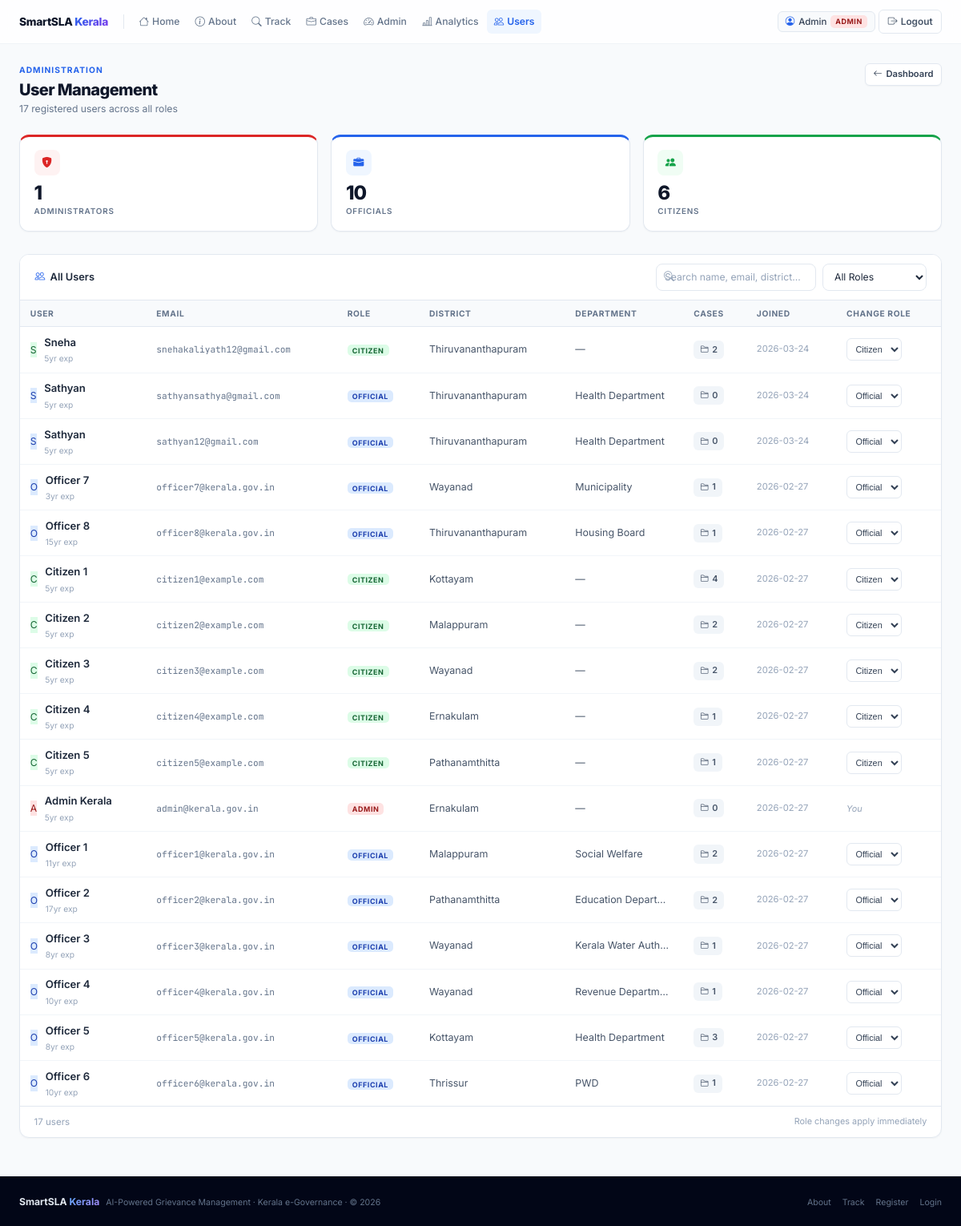
Page /admin/users (signed in) on the committed database.
### tables this page shows
CREATE TABLE users (
        id INTEGER PRIMARY KEY AUTOINCREMENT,
        name TEXT NOT NULL,
        email TEXT UNIQUE NOT NULL,
        password TEXT NOT NULL,
        role TEXT DEFAULT 'citizen',
        district TEXT,
        department TEXT,
        experience_years INTEGER DEFAULT 5,
        created_at TEXT DEFAULT (datetime('now'))
    );

### app.py (the view)
@app.route('/admin/users')
@login_required
@role_required('admin')
def admin_users():
    users = query_db('SELECT * FROM users ORDER BY created_at DESC')
    user_stats = {}
    for u in users:
        uid = u['id']
        total = query_db('SELECT COUNT(*) FROM complaints WHERE user_id=? OR assigned_to=?',[uid,uid],one=True)[0]
        user_stats[uid] = total
    return render_template('admin/users.html', users=users, user_stats=user_stats)

### app.py (called while the page is built)
def get_db():
    db = getattr(g, '_database', None)
    if db is None:
        db = g._database = sqlite3.connect(DATABASE)
        db.row_factory = sqlite3.Row
    return db

def query_db(query, args=(), one=False):
    cur = get_db().execute(query, args)
    rv = cur.fetchall()
    return (rv[0] if rv else None) if one else rv

def login_required(f):
    @wraps(f)
    def dec(*a, **kw):
        if 'user_id' not in session:
            flash('Please log in first.','warning')
            return redirect(url_for('login'))
        return f(*a, **kw)
    return dec

def role_required(*roles):
    def decorator(f):
        @wraps(f)
        def dec(*a, **kw):
            if 'user_id' not in session: return redirect(url_for('login'))
            if session.get('user_role') not in roles:
                flash('Access denied.','danger')
                return redirect(url_for('index'))
            return f(*a, **kw)
        return dec
    return decorator

### templates/admin/users.html (shortened to what this page needs)
{% extends 'base.html' %}{% block title %}User Management — SmartSLA{% endblock %}
{% block content %}
<div class="page-wrap">
  <div class="page-header a1">
    <div>
      <div class="section-label" style="color:var(--pri)">Administration</div>
      <div class="page-title">User Management</div>
      <div class="page-subtitle">{{ users|length }} registered users across all roles</div>
    </div>
    <a href="{{ url_for('admin_dashboard') }}" class="btn btn-outline btn-sm"><i class="bi bi-arrow-left"></i>Dashboard</a>
  </div>
  {% set n_admins   = users|selectattr('role','equalto','admin')   |list|length %}
  {% set n_officials= users|selectattr('role','equalto','official')|list|length %}
  {% set n_citizens = users|selectattr('role','equalto','citizen') |list|length %}
  <div class="grid-3 a2" style="margin-bottom:1.75rem">
    <div class="kpi kpi-top kpi-red">
      <div class="kpi-ic kpi-ic-red"><i class="bi bi-shield-lock-fill"></i></div>
      <div class="kpi-n" data-cu="{{ n_admins }}">{{ n_admins }}</div>
      <div class="kpi-l">Administrators</div>
    </div>
    <div class="kpi kpi-top kpi-blue">
      <div class="kpi-ic kpi-ic-blue"><i class="bi bi-briefcase-fill"></i></div>
      <div class="kpi-n" data-cu="{{ n_officials }}">{{ n_officials }}</div>
      <div class="kpi-l">Officials</div>
    </div>
    <div class="kpi kpi-top kpi-green">
      <div class="kpi-ic kpi-ic-green"><i class="bi bi-people-fill"></i></div>
      <div class="kpi-n" data-cu="{{ n_citizens }}">{{ n_citizens }}</div>
      <div class="kpi-l">Citizens</div>
    </div>
  </div>
  <div class="card a3">
    <div class="card-hd" style="flex-wrap:wrap;gap:.6rem">
      <span class="card-ht"><i class="bi bi-people" style="color:var(--pri)"></i>All Users</span>
      <div class="filter-row">
        <div class="input-group" style="min-width:200px">
          <input type="text" id="uSrch" class="form-input" placeholder="Search name, email, district…"/>
        </div>
        <select id="rFilt" class="form-select" style="width:130px">
          <option value="">All Roles</option>
        </select>
      </div>
    </div>
    <div style="overflow-x:auto">
      <table class="table" id="uTbl">
        <thead>
          <tr>
            <th>User</th>
            <th>Email</th>
            <th>Role</th>
            <th>District</th>
            <th>Department</th>
            <th>Cases</th>
            <th>Joined</th>
            <th>Change Role</th>
          </tr>
        </thead>
        <tbody>
          {% for u in users %}
          <tr data-role="{{ u['role'] }}" data-search="{{ u['name']|lower }} {{ u['email']|lower }} {{ (u['district'] or '')|lower }}">
            <td>
              <div style="display:flex;align-items:center;gap:.6rem">
                <div class="uav uav-{{ u['role'] }}">{{ u['name'][:1].upper() }}</div>
                <div>
                  <div class="u-name">{{ u['name'] }}</div>
                  {% if u['experience_years'] %}<div class="u-exp">{{ u['experience_years'] }}yr exp</div>{% endif %}
                </div>
              </div>
            </td>
            <td><span class="u-email">{{ u['email'] }}</span></td>
            <td><span class="rb rb-{{ u['role'] }}">{{ u['role'] }}</span></td>
            <td style="font-size:.78rem;color:var(--g600)">{{ u['district'] or '—' }}</td>
            <td style="font-size:.78rem;color:var(--g600);max-width:120px;white-space:nowrap;overflow:hidden;text-overflow:ellipsis">{{ u['department'] or '—' }}</td>
            <td>
              <span class="case-chip"><i class="bi bi-folder2"></i>{{ user_stats.get(u['id'], 0) }}</span>
            </td>
            <td style="font-size:.7rem;color:var(--g400);white-space:nowrap">
              {{ u['created_at'][:10] if u['created_at'] else '—' }}
            </td>
            <td>
              {% if u['id'] != session.user_id %}
              <form method="POST" action="{{ url_for('toggle_user_role', uid=u['id']) }}" style="display:inline">
                <select name="role" class="role-sel" onchange="this.form.submit()">
                  {% for r in ['citizen','official','admin'] %}
                  <option value="{{ r }}" {{ 'selected' if u['role']==r }}>{{ r|capitalize }}</option>
                  {% endfor %}
                </select>
              </form>
              {% else %}
              <span style="font-size:.68rem;color:var(--g400);font-style:italic">You</span>
              {% endif %}
            </td>
          </tr>
          {% endfor %}
        </tbody>
      </table>
    </div>
    <div style="padding:.6rem 1.1rem;border-top:1px solid var(--bdr);display:flex;align-items:center;justify-content:space-between">
      <span id="uCount" style="font-size:.72rem;color:var(--g400)">{{ users|length }} users</span>
      <span style="font-size:.68rem;color:var(--g400)">Role changes apply immediately</span>
    </div>
  </div>
</div>
{% endblock %}

### templates/base.html (shortened to what this page needs)
<!DOCTYPE html>
<html lang="en">
<head>
  <link href="https://cdn.jsdelivr.net/npm/bootstrap-icons@1.11.3/font/bootstrap-icons.css" rel="stylesheet"/>
</head>
<body>
<nav class="navbar" id="mainNav"><div class="nb">
  <a href="{{ url_for('index') }}" class="brand"><span class="brand-t">SmartSLA <span>Kerala</span></span></a>
  <div class="nlinks" id="navLinks">
    {% set cur=request.endpoint or '' %}
    <a href="{{ url_for('index') }}" class="nlink {{'active' if cur=='index'}}"><i class="bi bi-house"></i>Home</a>
    <a href="{{ url_for('about') }}" class="nlink {{'active' if cur=='about'}}"><i class="bi bi-info-circle"></i>About</a>
    <a href="{{ url_for('track') }}" class="nlink {{'active' if cur=='track'}}"><i class="bi bi-search"></i>Track</a>
    {% if session.user_role=='citizen' %}
      <a href="{{ url_for('submit_complaint') }}" class="nlink {{'active' if cur=='submit_complaint'}}"><i class="bi bi-plus-circle"></i>File</a>
      <a href="{{ url_for('citizen_dashboard') }}" class="nlink {{'active' if cur=='citizen_dashboard'}}"><i class="bi bi-grid"></i>My Cases</a>
    {% elif session.user_role in ('official','admin') %}
      <a href="{{ url_for('official_dashboard') }}" class="nlink {{'active' if cur=='official_dashboard'}}"><i class="bi bi-briefcase"></i>Cases</a>
    {% endif %}
    {% if session.user_role=='admin' %}
      <a href="{{ url_for('admin_dashboard') }}" class="nlink {{'active' if cur=='admin_dashboard'}}"><i class="bi bi-speedometer2"></i>Admin</a>
      <a href="{{ url_for('analytics') }}" class="nlink {{'active' if cur=='analytics'}}"><i class="bi bi-bar-chart-line"></i>Analytics</a>
      <a href="{{ url_for('admin_users') }}" class="nlink {{'active' if cur=='admin_users'}}"><i class="bi bi-people"></i>Users</a>
    {% endif %}
  </div>
  <div class="nright">
    {% if session.user_id %}
      <div class="uchip"><i class="bi bi-person-circle" style="color:var(--pri)"></i><span>{{ session.user_name.split()[0] }}</span><span class="rb rb-{{ session.user_role }}">{{ session.user_role }}</span></div>
      <a href="{{ url_for('logout') }}" class="bnav bnav-g"><i class="bi bi-box-arrow-right"></i><span>Logout</span></a>
    {% else %}
      <a href="{{ url_for('login') }}" class="bnav bnav-g">Sign In</a>
      <a href="{{ url_for('register') }}" class="bnav bnav-p"><i class="bi bi-person-plus"></i><span>Register</span></a>
    {% endif %}
  </div>
</div></nav>
<div class="mc">{% block content %}{% endblock %}</div>
<footer class="site-footer"><div class="ft-in"><div><span class="ft-b">SmartSLA <span>Kerala</span></span><span class="ft-c" style="margin-left:.5rem">AI-Powered Grievance Management · Kerala e-Governance · © 2026</span></div><div class="ft-l"><a href="{{ url_for('about') }}">About</a><a href="{{ url_for('track') }}">Track</a><a href="{{ url_for('register') }}">Register</a><a href="{{ url_for('login') }}">Login</a></div></div></footer>
</body></html>

### rows in the picture
users: user_name "Admin", user_role "ADMIN", name "A", name "Admin Kerala", experience_years "5", email "admin@kerala.gov.in", role "ADMIN", district "Ernakulam", u "—", get "0", created_at "2026-02-27", shows "You"
users: name "S", name "Sneha", experience_years "5", email "snehakaliyath12@gmail.com", role "CITIZEN", district "Thiruvananthapuram", department "—", get "2", created_at "2026-03-24"
users: name "S", name "Sathyan", experience_years "5", email "sathyansathya@gmail.com", role "OFFICIAL", district "Thiruvananthapuram", department "Health Department", get "0", created_at "2026-03-24"
users: name "S", name "Sathyan", experience_years "5", email "sathyan12@gmail.com", role "OFFICIAL", district "Thiruvananthapuram", department "Health Department", get "0", created_at "2026-03-24"
users: name "O", name "Officer 7", experience_years "3", email "officer7@kerala.gov.in", role "OFFICIAL", district "Wayanad", department "Municipality", get "1", created_at "2026-02-27"
users: name "O", name "Officer 8", experience_years "15", email "officer8@kerala.gov.in", role "OFFICIAL", district "Thiruvananthapuram", department "Housing Board", get "1", created_at "2026-02-27"
users: name "C", name "Citizen 1", experience_years "5", email "citizen1@example.com", role "CITIZEN", district "Kottayam", u "—", get "4", created_at "2026-02-27"
users: name "C", name "Citizen 2", experience_years "5", email "citizen2@example.com", role "CITIZEN", district "Malappuram", u "—", get "2", created_at "2026-02-27"
users: name "C", name "Citizen 3", experience_years "5", email "citizen3@example.com", role "CITIZEN", district "Wayanad", u "—", get "2", created_at "2026-02-27"
users: name "C", name "Citizen 4", experience_years "5", email "citizen4@example.com", role "CITIZEN", district "Ernakulam", u "—", get "1", created_at "2026-02-27"
users: name "C", name "Citizen 5", experience_years "5", email "citizen5@example.com", role "CITIZEN", district "Pathanamthitta", u "—", get "1", created_at "2026-02-27"
users: name "O", name "Officer 1", experience_years "11", email "officer1@kerala.gov.in", role "OFFICIAL", district "Malappuram", department "Social Welfare", get "2", created_at "2026-02-27"
users: name "O", name "Officer 2", experience_years "17", email "officer2@kerala.gov.in", role "OFFICIAL", district "Pathanamthitta", department "Education Depart…", get "2", created_at "2026-02-27"
users: name "O", name "Officer 3", experience_years "8", email "officer3@kerala.gov.in", role "OFFICIAL", district "Wayanad", department "Kerala Water Auth…", get "1", created_at "2026-02-27"
users: name "O", name "Officer 4", experience_years "10", email "officer4@kerala.gov.in", role "OFFICIAL", district "Wayanad", department "Revenue Departm…", get "1", created_at "2026-02-27"
users: name "O", name "Officer 5", experience_years "8", email "officer5@kerala.gov.in", role "OFFICIAL", district "Kottayam", department "Health Department", get "3", created_at "2026-02-27"
users: name "O", name "Officer 6", experience_years "10", email "officer6@kerala.gov.in", role "OFFICIAL", district "Thrissur", department "PWD", get "1", created_at "2026-02-27"

### other values in the picture
{{ users|length }} "17"
{{ n_admins }} "1"
{{ n_officials }} "10"
{{ n_citizens }} "6"
form field role "Citizen"
form field role "Official"
